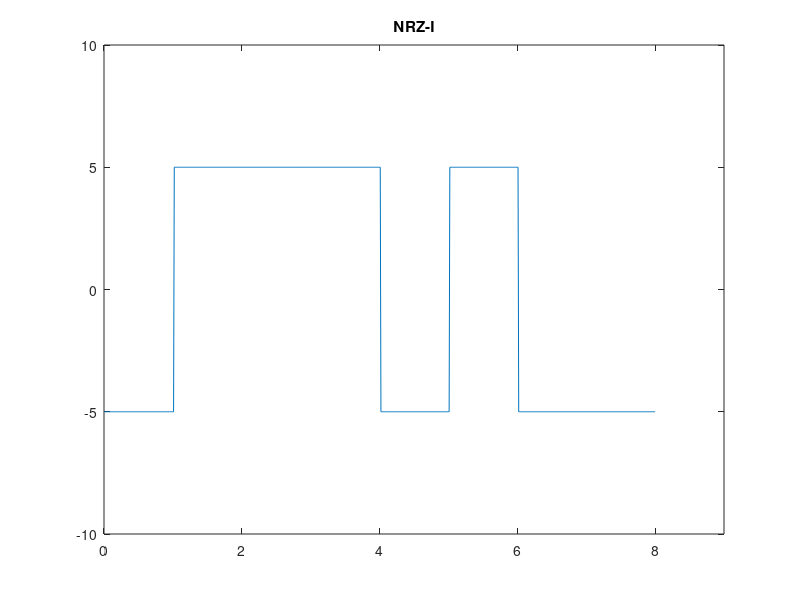

This chart was generated by the following MATLAB code:
clear
bits = [0,1,0,0,1,1,1,0];

prompt = 'What is the voltage? ';
voltage = input(prompt);

bitrate = 1;
Time=length(bits);

sampling_frequency = 100;
time = 0:bitrate/sampling_frequency:Time;

x = 1;
rate = -voltage;

for i = 1 :length(time)
    y_value(i) = rate;
    if time(i)>x
        x= x+1;
        if(bits(x)==1)
            rate= -voltage*flag;
        else
            rate = voltage*flag;
        end
    end
    flag = rate/voltage;
end

plot(time,y_value);
axis([0 Time+1 -2*voltage 2*voltage]);

x = 1;
in = 1;
tmp = -1;
for j=1:length(time)
  dm(x) = y_value(j)/voltage;
  if time(j)*bitrate>=x 
      if dm(x)==tmp
        ans_bits(in)=0;
      else 
        ans_bits(in)=1;
      end 
      
      tmp=dm(x);
      x=x+1;
      in= in+1;
  end
 end

title('NRZ-I');
disp(bits);
disp('Demodulation : ');
disp(ans_bits);


